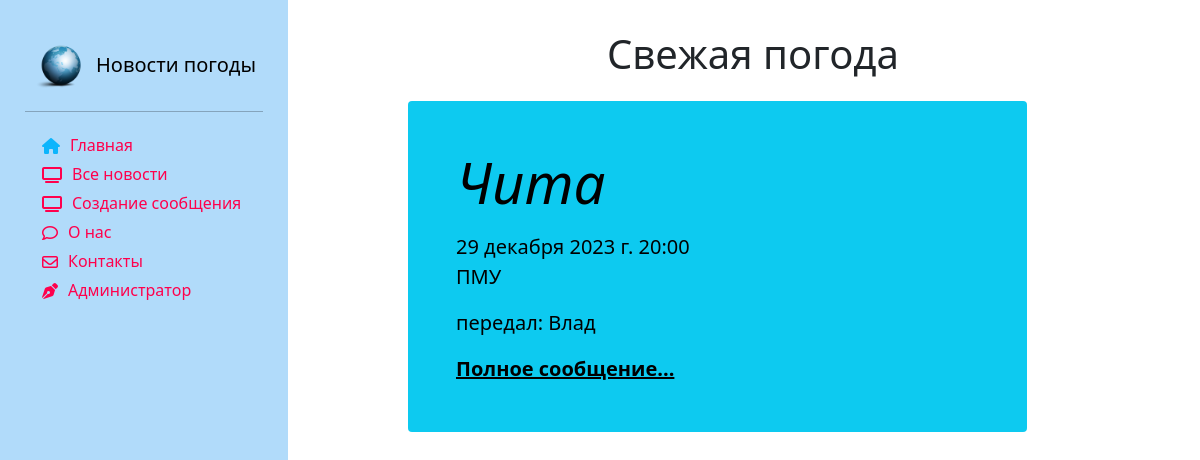
/, run on an earlier commit of the app's database.
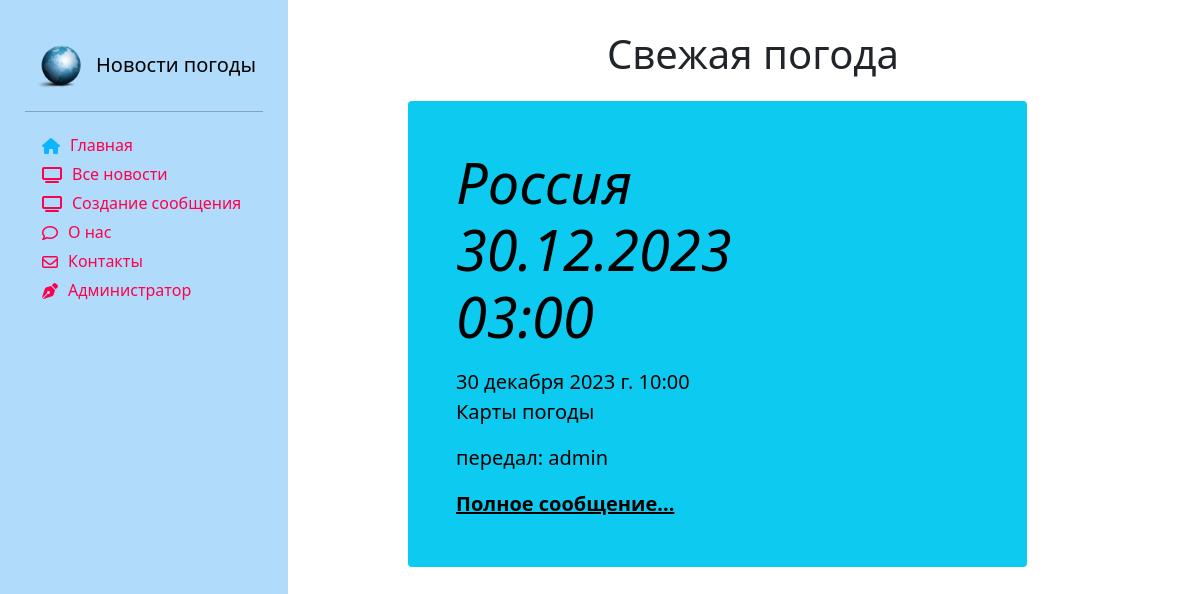
And on a later commit of the database.
### news/models.py (models this page shows, shortened)
class Article(models.Model):
    categories = (('ФП', 'Фактическая погода'),
                  ('ПП', 'Прогноз погоды'),
                  ('ШО', 'Штормовое оповещение'),
                  ('ШП', 'Штормовое предупреждение'),
                  ('КП', 'Карты погоды'))
    author = models.ForeignKey(User, on_delete=models.SET_NULL, null=True, verbose_name='Автор')
    title = models.CharField('Пункт', max_length=50, default='')
    category = models.CharField(choices=categories, max_length=20, verbose_name='Категория сообщения')
    anouncement = models.TextField('Анонс', max_length=250)
    text = models.TextField('Текст сообщения')
    date = models.DateTimeField('Дата наблюдения', auto_created=True)
    tags = models.ManyToManyField(to=Tag, blank=True, verbose_name='Явления')
    slug = models.SlugField()
    def __str__(self):
        return f' {self.title} от: {str(self.date)[:16]}'
    def get_absolute_url(self):
        return f'/news/show/{self.id}'
    class Meta:
        ordering = ['-date', 'title']
        verbose_name = 'Сообщение'
        verbose_name_plural ='Сообщения'

### main/views.py (the view)
# urls.py: path('', views.index, name='demo'),
def index(request):
    articles = Article.objects.prefetch_related('tags').all()
    print(articles)
    for a in articles:
        print(a.title, a.tags.all())
    tag_list = Tag.objects.all().values('title')
    print(tag_list)
    author_list = User.objects.all()
    print(author_list)
    article = Article.objects.all().order_by('-date').first()
    context = {'article': article}
    return render(request, 'main/index.html', context)

### news/models.py (called while the page is built)
    def __str__(self):
        return self.title

### main/templates/main/index.html (shortened to what this page needs)
{% extends 'main/base_template.html' %}
{% load static %}
{% load bootstrap5 %}
{% block content %}
    <div class="row">
    <div class="text-center" style="margin-top:30px;">
        <h1>Свежая погода</h1>
    </div>
    <div class="single_news">
        <div class="p-4 p-md-5 text-black rounded bg-info">
            <div class="col-md-6 px-0">
                <h1 class="display-4 fst-italic"> {{ article.title }}</h1>
                <p class="lead my-3">{{ article.date }} {{ article.anouncement }}</p>
                <p class="lead my-3">передал: {{ article.author }} </p>
                <p class="lead mb-0"><a href="{{ article.get_absolute_url }}" class="text-black fw-bold">Полное
                    сообщение...</a></p>
            </div>
        </div>
    </div>
</div>
{% endblock %}

What changed in the data, as far as the page shows it:
no longer on this page (row unchanged): Article: title "Чита", date "29 декабря 2023 г. 20:00", anouncement "ПМУ", author "Влад"
added Article: title "Россия 30.12.2023 03:00", date "30 декабря 2023 г. 10:00", anouncement "Карты погоды", author "admin"
